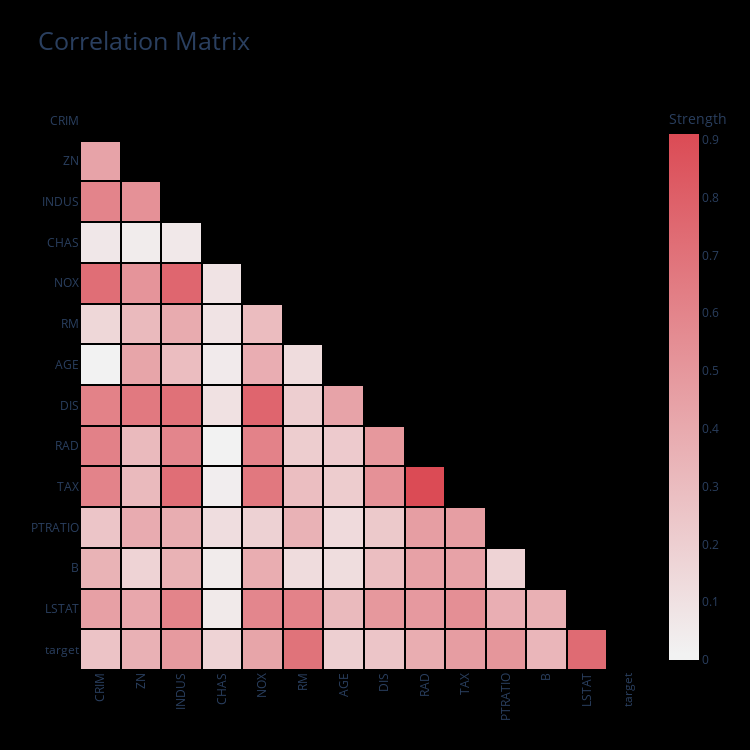

Notebook source saved alongside this figure:
### Markdown cell above
## Show categorical features
**WARNING**: When using categorical features, the matrix represents strength of association (i.e. in the scale [0, 1]). This is because it is hard to define the meaning of a *negative association* involving a categorical feature.

### Code cell
dd.correlation_matrix(df, categorical=True, viz_backend="plotly")

### Figure 1 — Plotly figure (JSON) as saved in the notebook; plotly's stock layout.template omitted (floating-point values rounded to 4 significant figures; data arrays with more than 128 entries replaced by an {"elided": "..."} marker saying what was removed)
{"data": [{"colorbar": {"title": {"text": "Strength"}}, "colorscale": [[0, "rgb(242.0, 242.0, 242.0)"], [0.01099, "rgb(242, 242, 242)"], [1, "rgb(219.24429528667045, 74.51801330989447, 85.44075157229265)"]], "connectgaps": false, "type": "heatmap", "x": ["CRIM", "ZN", "INDUS", "CHAS", "NOX", "RM", "AGE", "DIS", "RAD", "TAX", "PTRATIO", "B", "LSTAT", "target"], "xgap": 2, "y": ["target", "LSTAT", "B", "PTRATIO", "TAX", "RAD", "DIS", "AGE", "RM", "NOX", "CHAS", "INDUS", "ZN", "CRIM"], "ygap": 2, "z": {"elided": "14x14 float values"}}], "layout": {"autosize": false, "height": 750, "paper_bgcolor": "rgb(0,0,0,0)", "plot_bgcolor": "rgb(0,0,0,0)", "title": {"font": {"size": 25}, "text": "Correlation Matrix"}, "width": 750, "xaxis": {"automargin": true, "autorange": true, "range": [-0.5, 13.5], "showgrid": false, "tickangle": -90, "ticks": "", "type": "category"}, "yaxis": {"automargin": true, "autorange": true, "range": [-0.5, 13.5], "showgrid": false, "ticks": "", "type": "category"}}}
